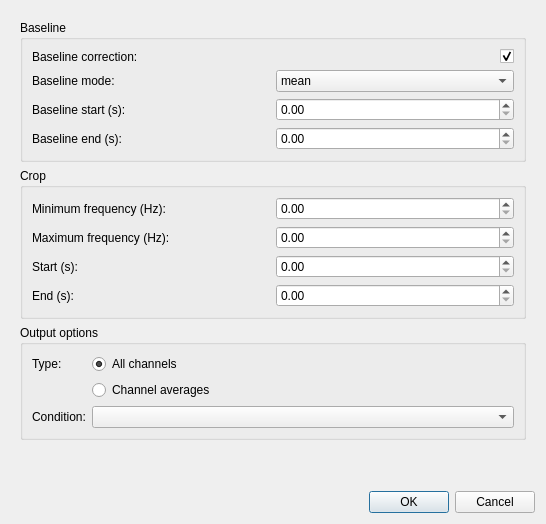
<?xml version="1.0" encoding="UTF-8"?>
<ui version="4.0">
 <class>TFRPlotDialog</class>
 <widget class="QDialog" name="TFRPlotDialog">
  <property name="geometry">
   <rect>
    <x>0</x>
    <y>0</y>
    <width>546</width>
    <height>524</height>
   </rect>
  </property>
  <property name="windowTitle">
   <string>Meggie - Plot TFR</string>
  </property>
  <layout class="QGridLayout" name="gridLayout_2">
   <item row="1" column="0">
    <layout class="QVBoxLayout" name="verticalLayout">
     <item>
      <widget class="QDialogButtonBox" name="buttonBox">
       <property name="orientation">
        <enum>Qt::Horizontal</enum>
       </property>
       <property name="standardButtons">
        <set>QDialogButtonBox::Cancel|QDialogButtonBox::Ok</set>
       </property>
      </widget>
     </item>
    </layout>
   </item>
   <item row="0" column="0">
    <widget class="QScrollArea" name="scrollArea">
     <property name="frameShape">
      <enum>QFrame::NoFrame</enum>
     </property>
     <property name="widgetResizable">
      <bool>true</bool>
     </property>
     <widget class="QWidget" name="scrollAreaWidgetContents">
      <property name="geometry">
       <rect>
        <x>0</x>
        <y>0</y>
        <width>528</width>
        <height>474</height>
       </rect>
      </property>
      <property name="minimumSize">
       <size>
        <width>0</width>
        <height>0</height>
       </size>
      </property>
      <layout class="QGridLayout" name="gridLayout_4">
       <item row="2" column="0">
        <widget class="QGroupBox" name="groupBoxBaseline">
         <property name="title">
          <string>Baseline</string>
         </property>
         <layout class="QGridLayout" name="gridLayout_9">
          <item row="0" column="0">
           <widget class="QLabel" name="labelBaselineCorrection">
            <property name="text">
             <string>Baseline correction:</string>
            </property>
           </widget>
          </item>
          <item row="2" column="1">
           <widget class="QDoubleSpinBox" name="doubleSpinBoxBaselineStart"/>
          </item>
          <item row="3" column="1">
           <widget class="QDoubleSpinBox" name="doubleSpinBoxBaselineEnd"/>
          </item>
          <item row="1" column="1">
           <widget class="QComboBox" name="comboBoxBaselineMode">
            <item>
             <property name="text">
              <string>mean</string>
             </property>
            </item>
            <item>
             <property name="text">
              <string>ratio</string>
             </property>
            </item>
            <item>
             <property name="text">
              <string>logratio</string>
             </property>
            </item>
            <item>
             <property name="text">
              <string>percent</string>
             </property>
            </item>
            <item>
             <property name="text">
              <string>zscore</string>
             </property>
            </item>
           </widget>
          </item>
          <item row="2" column="0">
           <widget class="QLabel" name="labelBaselineStart">
            <property name="text">
             <string>Baseline start (s):</string>
            </property>
           </widget>
          </item>
          <item row="3" column="0">
           <widget class="QLabel" name="labelBaselineEnd">
            <property name="text">
             <string>Baseline end (s):</string>
            </property>
           </widget>
          </item>
          <item row="1" column="0">
           <widget class="QLabel" name="labelBaselineMode">
            <property name="text">
             <string>Baseline mode:</string>
            </property>
           </widget>
          </item>
          <item row="0" column="1">
           <widget class="QCheckBox" name="checkBoxBaselineCorrection">
            <property name="layoutDirection">
             <enum>Qt::RightToLeft</enum>
            </property>
            <property name="text">
             <string/>
            </property>
            <property name="checked">
             <bool>true</bool>
            </property>
           </widget>
          </item>
         </layout>
        </widget>
       </item>
       <item row="4" column="0">
        <widget class="QGroupBox" name="groupBoxOutputOptions">
         <property name="title">
          <string>Output options</string>
         </property>
         <layout class="QFormLayout" name="formLayout">
          <item row="0" column="0">
           <widget class="QLabel" name="labelChannels">
            <property name="text">
             <string>Type:</string>
            </property>
           </widget>
          </item>
          <item row="0" column="1">
           <widget class="QRadioButton" name="radioButtonAllChannels">
            <property name="text">
             <string>All channels</string>
            </property>
            <property name="checked">
             <bool>true</bool>
            </property>
           </widget>
          </item>
          <item row="1" column="1">
           <widget class="QRadioButton" name="radioButtonChannelAverages">
            <property name="text">
             <string>Channel averages</string>
            </property>
           </widget>
          </item>
          <item row="2" column="0">
           <widget class="QLabel" name="labelCondition">
            <property name="text">
             <string>Condition:</string>
            </property>
           </widget>
          </item>
          <item row="2" column="1">
           <widget class="QComboBox" name="comboBoxCondition"/>
          </item>
         </layout>
        </widget>
       </item>
       <item row="3" column="0">
        <widget class="QGroupBox" name="groupBoxCrop">
         <property name="title">
          <string>Crop</string>
         </property>
         <layout class="QGridLayout" name="gridLayout">
          <item row="1" column="0">
           <widget class="QLabel" name="labelCropMaxFreq">
            <property name="text">
             <string>Maximum frequency (Hz):</string>
            </property>
           </widget>
          </item>
          <item row="0" column="0">
           <widget class="QLabel" name="labelCropMinFreq">
            <property name="text">
             <string>Minimum frequency (Hz):</string>
            </property>
           </widget>
          </item>
          <item row="0" column="1">
           <widget class="QDoubleSpinBox" name="doubleSpinBoxCropMinFreq">
            <property name="singleStep">
             <double>0.100000000000000</double>
            </property>
           </widget>
          </item>
          <item row="1" column="1">
           <widget class="QDoubleSpinBox" name="doubleSpinBoxCropMaxFreq">
            <property name="singleStep">
             <double>0.100000000000000</double>
            </property>
           </widget>
          </item>
          <item row="2" column="0">
           <widget class="QLabel" name="labelCropStart">
            <property name="text">
             <string>Start (s):</string>
            </property>
           </widget>
          </item>
          <item row="2" column="1">
           <widget class="QDoubleSpinBox" name="doubleSpinBoxCropStart">
            <property name="singleStep">
             <double>0.100000000000000</double>
            </property>
           </widget>
          </item>
          <item row="3" column="0">
           <widget class="QLabel" name="labelCropEnd">
            <property name="text">
             <string>End (s):</string>
            </property>
           </widget>
          </item>
          <item row="3" column="1">
           <widget class="QDoubleSpinBox" name="doubleSpinBoxCropEnd">
            <property name="minimum">
             <double>0.000000000000000</double>
            </property>
            <property name="singleStep">
             <double>0.100000000000000</double>
            </property>
            <property name="value">
             <double>0.000000000000000</double>
            </property>
           </widget>
          </item>
         </layout>
        </widget>
       </item>
       <item row="5" column="0">
        <spacer name="verticalSpacer">
         <property name="orientation">
          <enum>Qt::Vertical</enum>
         </property>
         <property name="sizeHint" stdset="0">
          <size>
           <width>20</width>
           <height>40</height>
          </size>
         </property>
        </spacer>
       </item>
      </layout>
     </widget>
    </widget>
   </item>
  </layout>
 </widget>
 <tabstops>
  <tabstop>scrollArea</tabstop>
  <tabstop>buttonBox</tabstop>
 </tabstops>
 <resources/>
 <connections>
  <connection>
   <sender>buttonBox</sender>
   <signal>accepted()</signal>
   <receiver>TFRPlotDialog</receiver>
   <slot>accept()</slot>
   <hints>
    <hint type="sourcelabel">
     <x>288</x>
     <y>647</y>
    </hint>
    <hint type="destinationlabel">
     <x>157</x>
     <y>274</y>
    </hint>
   </hints>
  </connection>
  <connection>
   <sender>buttonBox</sender>
   <signal>rejected()</signal>
   <receiver>TFRPlotDialog</receiver>
   <slot>reject()</slot>
   <hints>
    <hint type="sourcelabel">
     <x>312</x>
     <y>647</y>
    </hint>
    <hint type="destinationlabel">
     <x>286</x>
     <y>274</y>
    </hint>
   </hints>
  </connection>
  <connection>
   <sender>checkBoxBaselineCorrection</sender>
   <signal>toggled(bool)</signal>
   <receiver>comboBoxBaselineMode</receiver>
   <slot>setEnabled(bool)</slot>
   <hints>
    <hint type="sourcelabel">
     <x>519</x>
     <y>76</y>
    </hint>
    <hint type="destinationlabel">
     <x>403</x>
     <y>152</y>
    </hint>
   </hints>
  </connection>
  <connection>
   <sender>checkBoxBaselineCorrection</sender>
   <signal>toggled(bool)</signal>
   <receiver>doubleSpinBoxBaselineStart</receiver>
   <slot>setEnabled(bool)</slot>
   <hints>
    <hint type="sourcelabel">
     <x>519</x>
     <y>76</y>
    </hint>
    <hint type="destinationlabel">
     <x>403</x>
     <y>229</y>
    </hint>
   </hints>
  </connection>
  <connection>
   <sender>checkBoxBaselineCorrection</sender>
   <signal>toggled(bool)</signal>
   <receiver>doubleSpinBoxBaselineEnd</receiver>
   <slot>setEnabled(bool)</slot>
   <hints>
    <hint type="sourcelabel">
     <x>519</x>
     <y>76</y>
    </hint>
    <hint type="destinationlabel">
     <x>403</x>
     <y>305</y>
    </hint>
   </hints>
  </connection>
 </connections>
</ui>
